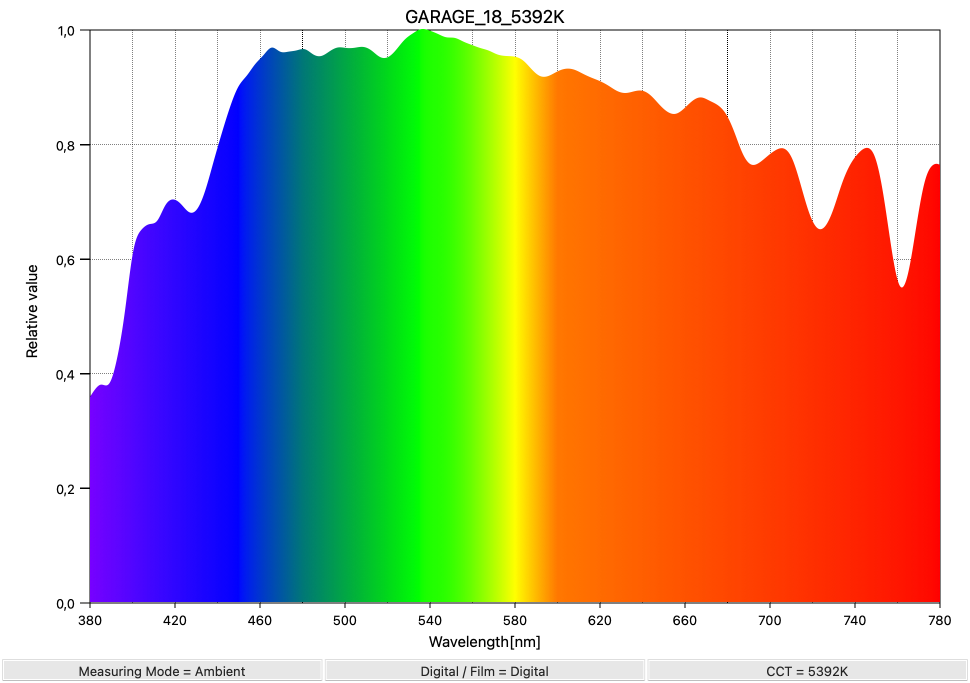
#> input picture tests/cmfs/sekonic_c-700_5392K_SpectralDistribution.jpg, 1940 x 1366 px (shown at 1/2 size)
$ python sekonic_c-700_digitize_spectrum_image.py sekonic_c-700_5392K_SpectralDistribution.jpg
#> lines starting #> are read from the running program, lines starting #| are printed output that depends on the picture; after the words box and inside, x2 and y2 are one past the last pixel; in counts of white or black regions, pixels touching at a corner belong together
#!/usr/bin/env python3
"""
Digitize a spectrum plot image and export values at 5 nm intervals.

Usage:
  python3 scripts/digitize_spectrum_image.py data/garage_spectrum.png

Outputs: same directory, file named <stem>_5nm.csv

Notes:
- This uses simple image heuristics: detects the plotting rectangle, maps
  pixel x->wavelength (380..780 nm) and pixel y->relative value (0..1),
  then finds the topmost colored pixel per column as the curve, and
  interpolates to 5 nm steps. Accuracy depends on image clarity.
"""
from PIL import Image
from PIL import ImageDraw
import sys
import numpy as np
from pathlib import Path


def find_plot_bbox(im):
    gray = np.array(im.convert("L"))
    h, w = gray.shape

    # Strong dark pixels (axes)
    dark = gray < 120

    # Sum dark pixels per row / column
    row_sum = dark.sum(axis=1)
    col_sum = dark.sum(axis=0)

    # Horizontal axis lines: long dark runs
    row_idxs = np.where(row_sum > w * 0.4)[0]
    col_idxs = np.where(col_sum > h * 0.4)[0]

    if len(row_idxs) < 2 or len(col_idxs) < 2:
        raise RuntimeError("Could not detect plot axes")

    # Topmost and bottommost horizontal axis
    top = row_idxs[0]
    bottom = row_idxs[-1]

    # Leftmost and rightmost vertical axis
    left = col_idxs[0]
    right = col_idxs[-1]

    # Tighten slightly to stay inside the axes
    inset = 2
    return (
        left + inset,
        top + inset,
        right - inset,
        bottom - inset,
    )

def is_colored_pixel(px):
    # px is (r,g,b) or (r,g,b,a)
    r, g, b = px[:3]
    # consider pixel colored if it's not near-white and not very dark
    if r > 245 and g > 245 and b > 245:
        return False
    # also ignore near-black (axis lines) to avoid picking grid lines
    if r < 30 and g < 30 and b < 30:
        return False
    return True


def extract_curve(im, bbox):
    left, top, right, bottom = bbox
    crop = im.crop((left, top, right + 1, bottom + 1))
    arr = np.array(crop.convert('RGBA'))
    h, w, _ = arr.shape
    xs = []
    ys = []
    for x in range(w):
        col = arr[:, x, :3]
        y_found = None
        # scan from top to bottom to find first colored pixel
        for y in range(h):
            if is_colored_pixel(col[y]):
                y_found = y
                break
        if y_found is None:
            # try from bottom up to catch outlines
            for y in range(h - 1, -1, -1):
                if is_colored_pixel(col[y]):
                    y_found = y
                    break
        if y_found is None:
            # mark as NaN
            xs.append(x)
            ys.append(np.nan)
        else:
            xs.append(x)
            ys.append(y_found)
    # convert to image-space coordinates
    xs = np.array(xs, dtype=float)
    ys = np.array(ys, dtype=float)
    return xs, ys, (left, top, right, bottom)


def map_pixels_to_physical(xs, ys, bbox, wavelength_min=380.0, wavelength_max=780.0):
    left, top, right, bottom = bbox
    width = right - left + 1
    height = bottom - top + 1
    # map x: left -> wavelength_min, right -> wavelength_max
    wavelengths = wavelength_min + (xs / (width - 1)) * (wavelength_max - wavelength_min)
    # map y: top -> 1.0, bottom -> 0.0
    values = 1.0 - (ys / (height - 1))
    return wavelengths, values


def clean_and_interpolate(wav, val):
    # remove NaNs
    mask = ~np.isnan(val)
    if mask.sum() < 2:
        raise RuntimeError('Not enough detected curve points')
    wavc = wav[mask]
    valc = val[mask]
    # smooth small gaps by linear interpolation
    # produce values at exact 5 nm steps
    new_wav = np.arange(380.0, 780.0 + 1e-6, 5.0)
    new_val = np.interp(new_wav, wavc, valc)
    return new_wav, new_val


def write_bbox_debug_image(im, bbox, out_path):
    """
    Write a copy of the image with the detected bbox drawn on top.
    """
    debug = im.copy()
    draw = ImageDraw.Draw(debug)

    left, top, right, bottom = bbox

    # draw rectangle (red)
    draw.rectangle(
        [(left, top), (right, bottom)],
        outline=(255, 0, 0),
        width=3
    )

    debug.save(out_path)

def write_curve_debug_image(im, bbox, xs, ys, out_path, line_width=10):
    """
    Write an image with the detected curve overlaid on top of the plot.
    """
    debug = im.copy()
    draw = ImageDraw.Draw(debug)

    left, top, right, bottom = bbox

    # Draw bbox
    draw.rectangle(
        [(left, top), (right, bottom)],
        outline=(255, 0, 0),
        width=2
    )

    # Build polyline of valid points
    points = []
    for x, y in zip(xs, ys):
        if np.isnan(y):
            continue
        px = int(left + x)
        py = int(top + y)
        points.append((px, py))

    # Draw thick curve
    if len(points) > 1:
        draw.line(
            points,
            fill=(0, 255, 0),
            width=line_width,
            joint="curve"
        )

    debug.save(out_path)

def main():
    if len(sys.argv) < 2:
        print('Usage: python3 scripts/digitize_spectrum_image.py data/garage_spectrum.png')
        sys.exit(1)
    inp = Path(sys.argv[1])
    if not inp.exists():
        print('Input not found:', inp)
        sys.exit(2)
    im = Image.open(inp).convert('RGB')
#> im is the input picture: PIL image 1940x1366 RGB; mean R, G, B 184.6, 162.6, 131.8
    bbox = find_plot_bbox(im)
#> in find_plot_bbox, `gray = np.array(im.convert("L"))`:
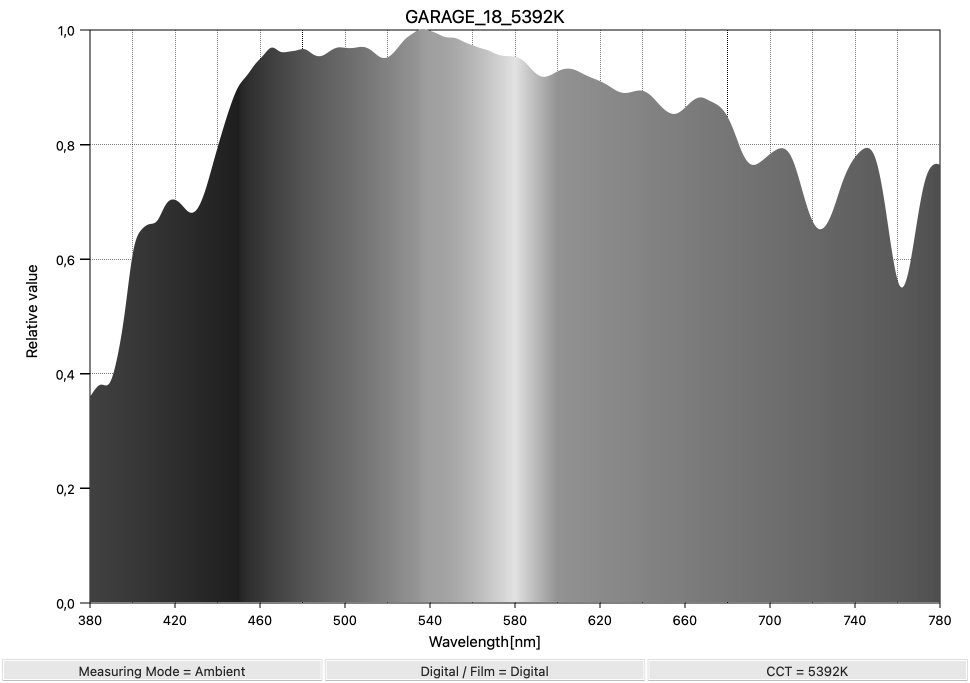
#> gray: shape (1366, 1940) (shown at 1/2 size); min 0, max 255, mean 165.7
#> in find_plot_bbox, `dark = gray < 120`:
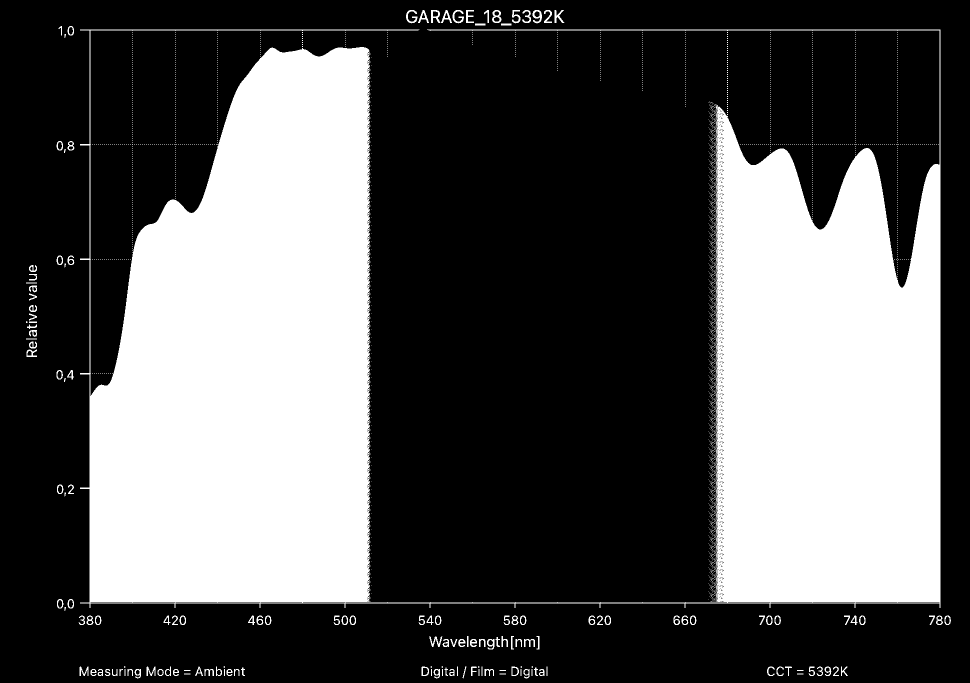
#> dark: shape (1366, 1940) bool (shown at 1/2 size); 34.2% white; 2359 white regions (2218 under 20 px), largest, box (x1, y1, x2, y2) and area: (160, 59, 1881, 1216) 888132, (862, 20, 881, 46) 256, (1065, 20, 1084, 47) 254
#> in find_plot_bbox, `row_sum = dark.sum(axis=1)`: row_sum = 1366 values, max 1731 at index 1205, min 0 at index 0, mean 664.4
#> in find_plot_bbox, `col_sum = dark.sum(axis=0)`: col_sum = 1940 values, max 1165 at index 1880, min 0 at index 0, mean 467.8
#> in find_plot_bbox, `row_idxs = np.where(row_sum > w * 0.4)[0]`: row_idxs = 771 values from 59 to 1206
#> in find_plot_bbox, `col_idxs = np.where(col_sum > h * 0.4)[0]`: col_idxs = 945 values from 179 to 1880
#> in find_plot_bbox, `top = row_idxs[0]`: top = 59
#> in find_plot_bbox, `bottom = row_idxs[-1]`: bottom = 1206
#> in find_plot_bbox, `left = col_idxs[0]`: left = 179
#> in find_plot_bbox, `right = col_idxs[-1]`: right = 1880
#> bbox = (181, 61, 1878, 1204)

    # write debug image with bbox overlay
    debug_out = inp.with_name(inp.stem + '_bbox_debug.png')
    write_bbox_debug_image(im, bbox, debug_out)
#> in write_bbox_debug_image, `left, top, right, bottom = bbox`: left = 181; top = 61; right = 1878; bottom = 1204
#> in write_bbox_debug_image, `debug.save(out_path)`:
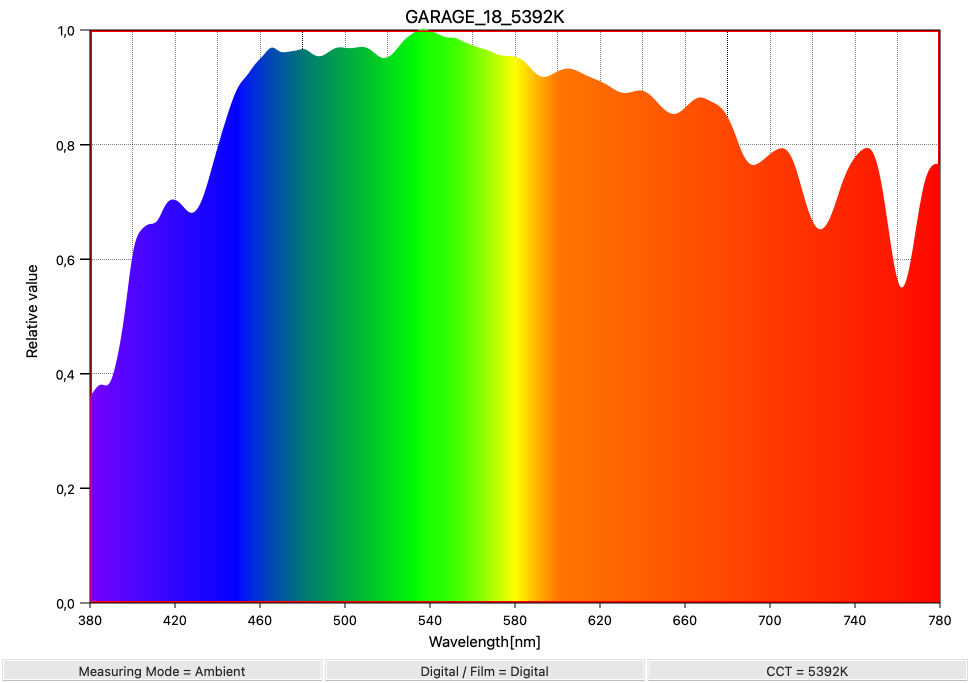
#> saved as sekonic_c-700_5392K_SpectralDistribution_bbox_debug.png: PIL image 1940x1366 RGB (shown at 1/2 size); mean R, G, B 184.8, 161.5, 130.6

    print('Wrote bbox debug image:', debug_out)

    xs, ys, bbox = extract_curve(im, bbox)
#> in extract_curve, `left, top, right, bottom = bbox`: left = 181; top = 61; right = 1878; bottom = 1204
#> in extract_curve, `crop = im.crop((left, top, right + 1, bottom + 1))`:
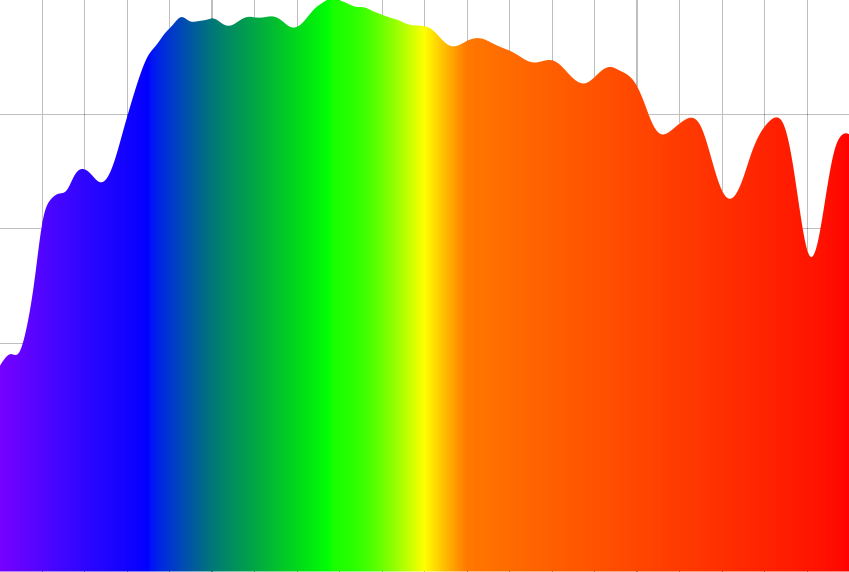
#> crop: PIL image 1698x1144 RGB (shown at 1/2 size); mean R, G, B 163.3, 133.5, 91.3

    # write curve debug image
    curve_debug_out = inp.with_name(inp.stem + '_curve_debug.png')
    write_curve_debug_image(im, bbox, xs, ys, curve_debug_out)
#> the loop in write_curve_debug_image, `for x, y in zip(xs, ys):` made 1698 passes
#> y on passes 1 to 3: 729, 728, 726
#> in write_curve_debug_image, `debug.save(out_path)`:
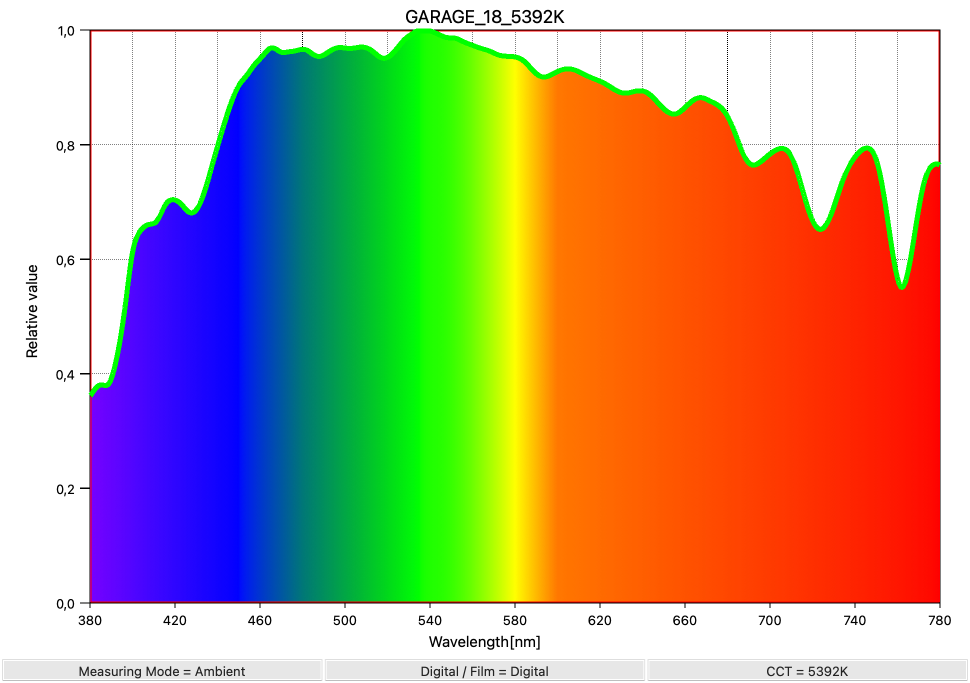
#> saved as sekonic_c-700_5392K_SpectralDistribution_curve_debug.png: PIL image 1940x1366 RGB (shown at 1/2 size); mean R, G, B 182.3, 162.9, 129
    print('Wrote curve debug image:', curve_debug_out)

    wav, val = map_pixels_to_physical(xs, ys, bbox)
    new_wav, new_val = clean_and_interpolate(wav, val)
    outp = inp.with_name(inp.stem + '_5nm.csv')
    with open(outp, 'w') as f:
        f.write('wavelength_nm,value\n')
        for wv, vv in zip(new_wav, new_val):
            f.write(f'{wv:.1f},{vv:.6f}\n')
#> this loop made 81 passes
#> (wv, vv) on passes 1 to 12: (380, 0.362), (385, 0.381), (390, 0.394), (395, 0.483), (400, 0.615), (405, 0.656), (410, 0.663), (415, 0.694), (420, 0.704), (425, 0.687), (430, 0.688), (435, 0.734)
    print('Wrote', outp)


if __name__ == '__main__':
    main()

$ run again, on tests/colorchecker/colorchecker.jpg
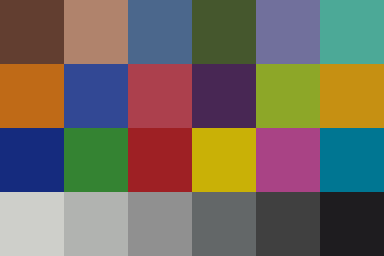
#> input picture tests/colorchecker/colorchecker.jpg, 384 x 256 px
#> in main, im is the input picture: PIL image 384x256 RGB; mean R, G, B 114.7, 106.2, 94
#> in find_plot_bbox, `dark = gray < 120`:
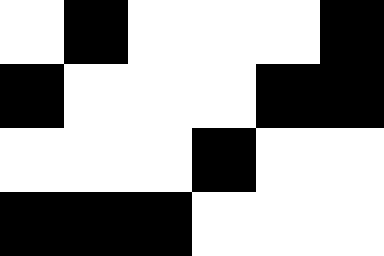
#> dark: shape (256, 384) bool; 62.5% white; 2 black regions, box (x1, y1, x2, y2) and area: (0, 0, 384, 256) 28672, (0, 0, 128, 128) 8192
#> row_sum = 256 values, max 320 at index 128, min 192 at index 64, mean 240
#> col_sum = 384 values, max 192 at index 128, min 128 at index 0, mean 160
#> row_idxs = 256 values from 0 to 255
#> col_idxs = 384 values from 0 to 383
#> in find_plot_bbox, `top = row_idxs[0]`: top = 0
#> in find_plot_bbox, `bottom = row_idxs[-1]`: bottom = 255
#> in find_plot_bbox, `left = col_idxs[0]`: left = 0
#> in find_plot_bbox, `right = col_idxs[-1]`: right = 383
#> bbox = (2, 2, 381, 253)
#> in write_bbox_debug_image, `left, top, right, bottom = bbox`: left = 2; right = 381; bottom = 253
#> in extract_curve, `left, top, right, bottom = bbox`: left = 2; right = 381; bottom = 253
#> after the loop in extract_curve, `for x in range(w):`: xs = 380 values from 0 to 379; ys = 380 values from 0 to 0
#> in main, `xs, ys, bbox = extract_curve(im, bbox)`: xs = 380 values from 0 to 379; ys = 380 values from 0 to 0
#> in write_curve_debug_image, `left, top, right, bottom = bbox`: left = 2; right = 381; bottom = 253
#> after the loop in write_curve_debug_image, `for x, y in zip(xs, ys):`: points = 380 pairs, first value 2 to 381, second value 2 to 2
#> in write_curve_debug_image, `debug.save(out_path)`:
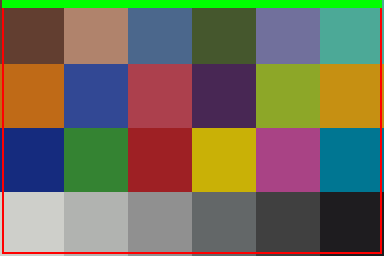
#> saved as colorchecker_curve_debug.png: PIL image 384x256 RGB; mean R, G, B 114.1, 108.7, 88.8
#> in map_pixels_to_physical, `left, top, right, bottom = bbox`: left = 2; right = 381; bottom = 253
#> width = 380
#> height = 252
#> wavelengths = 380 values from 380 to 780
#> values = 380 values from 1 to 1
#> wav = 380 values from 380 to 780; val = 380 values from 1 to 1
#> wavc = 380 values from 380 to 780
#> valc = 380 values from 1 to 1
#> in clean_and_interpolate, `new_val = np.interp(new_wav, wavc, valc)`: new_val = 81 values from 1 to 1
#> in main, `new_wav, new_val = clean_and_interpolate(wav, val)`: new_wav = 81 values from 380 to 780; new_val = 81 values from 1 to 1
#> the loop in main, `for wv, vv in zip(new_wav, new_val):` made 81 passes
#> wv on passes 1 to 8: 380, 385, 390, 395, 400, 405, 410, 415
